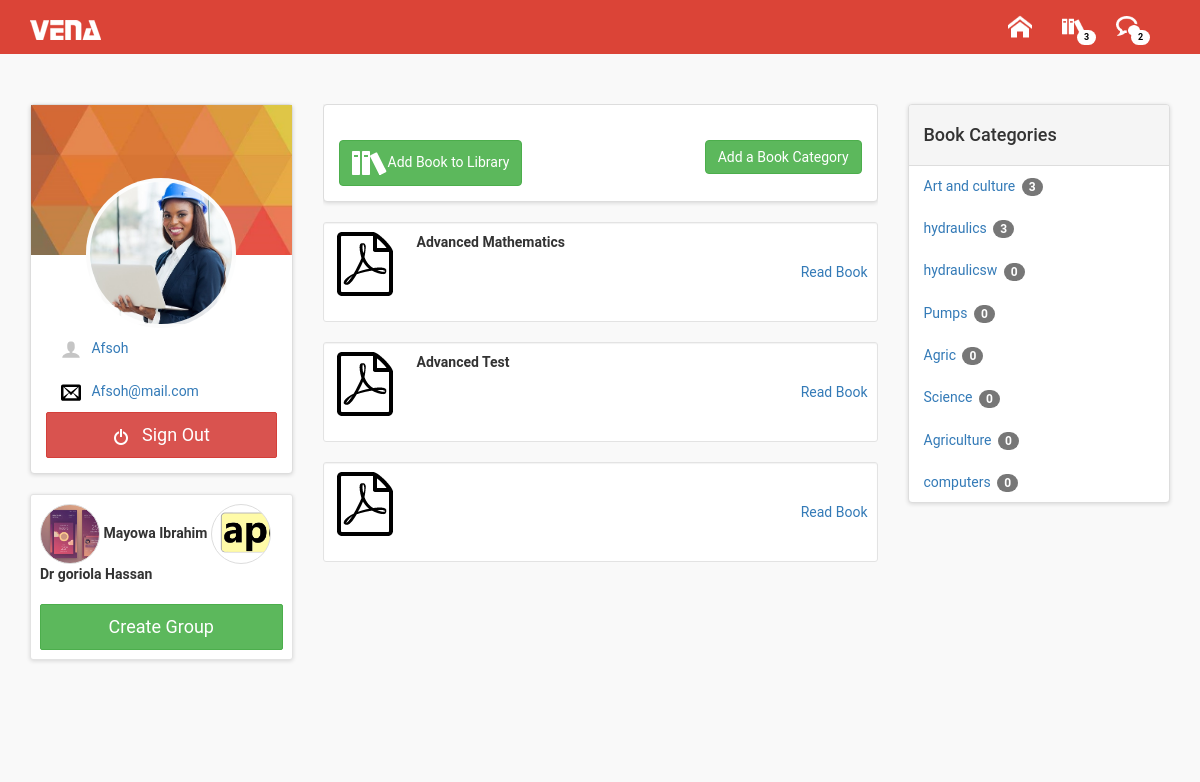
The page /library.php?catid=1 (signed in) on the database its author committed.
### tables this page shows
CREATE TABLE IF NOT EXISTS `user` (
  `id` int(11) NOT NULL AUTO_INCREMENT,
  `name` varchar(200) NOT NULL,
  `username` varchar(100) NOT NULL,
  `password` varchar(100) NOT NULL,
  `email` varchar(100) NOT NULL,
  `ac_level` int(11) NOT NULL DEFAULT '0',
  `boss` varchar(200) NOT NULL,
  `ppix` varchar(200) NOT NULL,
  UNIQUE KEY `id` (`id`)
);

CREATE TABLE IF NOT EXISTS `books` (
  `id` int(11) NOT NULL AUTO_INCREMENT,
  `courseId` int(11) NOT NULL,
  `bookName` varchar(255) NOT NULL,
  `description` varchar(250) NOT NULL,
  `bookDir` varchar(255) NOT NULL,
  `date_created` datetime NOT NULL,
  PRIMARY KEY (`id`)
);

CREATE TABLE IF NOT EXISTS `book_cat` (
  `id` int(11) NOT NULL AUTO_INCREMENT,
  `cat` varchar(200) NOT NULL,
  `description` varchar(200) NOT NULL,
  PRIMARY KEY (`id`)
);

### library.php (the view, shortened to what this page needs)
<?php
include 'config.php';
?>
<!doctype html>
<html>
<head>
<link rel="stylesheet" href="css/bootstrap.min.css" />
<link rel="stylesheet" href="css/vena.css" />
</head>
<body>
<div class="top-menu">
<?php
include'includes/top.php';
?>
</div>
<div class="content">
<div class="container">
<div class="row">
<div class="col-md-3 user-details">
<?php
include'includes/left.php';
?>
</div>
<div class="col-md-6 library">
<div class="library-wrap">
<div class="panel panel-default">
<div class="panel-body">
<button class="btn btn-success" id="btn-adbook"><img src="img/clipboard.png" />Add Book to Library</button>
<button class="btn btn-success pull-right" id="btn-adbookcat">Add a Book Category</button>
<br>
</div>
</div>
<?php
if(isset($_GET['catid'])){
$bookcat = $_GET['catid'];
echo getbookbycat($bookcat);
}else{
	echo getallbook();
	}
?>
</div>
</div>
<div class="col-md-3 book-cat">
<div class="books-wrap">
<div class="panel panel-default">
<div class="panel-heading"><h4>Book Categories</h4></div>
<div class="panel-body">
<nav class="hidden-sm hidden-xs affix-top" data-spy="affix" data-offset-top="319" data-offset-bottom="500">
<ul class="nav nav-pills nav-stacked" id="abt-navbar">
<?php
echo getbookcat();
?>
  </ul>
  </nav>
</div>
</div>
</div>
</div>
</div>
</div>
</div>
</body>
</html>

### includes/left.php (shortened to what this page needs)
<div class="panel panel-default">
  <div class="panel-body" style="word-wrap:break-word;">
      <div class="thumbnail" style="background:#DBDBDB url(img/ppix/<?php
	$group_q= mysqli_query($con, "SELECT * FROM user WHERE id='$id'");
	if(mysqli_num_rows($group_q)){
	while($user= mysqli_fetch_array($group_q)){
	$record = $user["ppix"];
	echo $record;
		}} ?>) no-repeat; background-size: cover; margin-top: -40%; border: 4px solid rgba(255,255,255,0.89);"></div>
    <ul class="nav nav-stacked">
  <li role="presentation" class="active"><a href="#"><img src="img/svg/user.svg" width="20" style="fill: #494949" />&nbsp;&nbsp; <?php
  	$group_q= mysqli_query($con, "SELECT * FROM user WHERE id='$id'");
	if(mysqli_num_rows($group_q)){
	while($user= mysqli_fetch_array($group_q)){
	$record = $user["username"];
	echo $record;
		}} ?></a></li>
  <li role="presentation"><a href="#"><img src="img/svg/envelop.svg"  width="20" style="fill: #494949" />&nbsp;&nbsp; <?php
  	$group_q= mysqli_query($con, "SELECT * FROM user WHERE id='$id'");
	if(mysqli_num_rows($group_q)){
	while($user= mysqli_fetch_array($group_q)){
	$record = $user["email"];
	echo $record;
		}} ?></a></li>
</ul>
    <a href="sign-out.php" class="btn btn-danger btn-lg"><img src="img/switch.png" width="16" />&nbsp;&nbsp; Sign Out</a>
  </div>
</div>
<div class=" well well-sm boss" >
<?php
if ($acl==0){ echo getboss();}else{
	echo getkid();
	echo "<button class=\"btn btn-success  btn-lg\" id=\"crt-grp\">Create Group</button>";
}
 ?>
</div>

### config.php (shortened to what this page needs)
<?php
if(isset($_SESSION["uid"])){
$id=$_SESSION["uid"];
$acl=$_SESSION["acl"];
}
else {
}
$con = mysqli_connect('localhost','root','','vena');
function getkid(){
	global $con;
	global $id;
	$rec ="";
	 $group_q= mysqli_query($con, "SELECT * FROM user WHERE boss='$id' ");
	if($n=mysqli_num_rows($group_q)){
	while($group_q1 = mysqli_fetch_array($group_q)){
	$rec .= "<div class=\"thumbnail\" id=\"md-tumb\" style=\"background: url(img/ppix/$group_q1[ppix]); background-size: cover;\"></div>
<strong> $group_q1[name]</strong>
";
}
	}
	return $rec;
}
function getbookcat(){
	global $con;
	$rec ="";
$g = mysqli_query($con,"SELECT * FROM book_cat");
if(mysqli_num_rows($g)){
	while($book_cat = mysqli_fetch_array($g)){
		$bic = $book_cat['id'];
		 $gc = mysqli_query($con,"SELECT * FROM books WHERE courseId='$bic' ");
		 $no_of_course=mysqli_num_rows($gc);
		$rec .= "
		<li role=\"presentation\" >
		<a href=\"library.php?catid=$book_cat[id]\" title=\"$book_cat[description]\">
$book_cat[cat]
<span class=\"badge\">$no_of_course</span>
  </a> </li> ";
	}
}
else {$rec = 'No categories set';}
return $rec;
}
function getbookbycat($bookcat){
	global $con;
	$rec ="";
$g = mysqli_query($con,"SELECT * FROM books WHERE courseId='$bookcat' ");
if(mysqli_num_rows($g)){
	while($book = mysqli_fetch_array($g)){
        $rec .="<div class=\"well well-sm\">
<img src=\"img/ftype/pdf.png\" />
<p><strong>$book[bookName]</strong><br>
$book[description]</p>
<a href=\"viewbookoff.php?id=$book[id]\" class=\"pull-right\" >Read Book</a>
</div>";
	}
}
else {$rec = 'No categories set';}
return $rec;
}
?>

### css/vena.css (style rules this page uses)
body { background-color:#F9F9F9; color: #333333; font-family: 'Roboto',RobotoDraft,Helvetica,Arial,sans-serif; }
.top-menu { background-color: #db4437; }
.content { padding-top: 50px; }
.user-details .thumbnail { width: 150px; height: 150px; border-radius: 50%; margin: auto; }
.user-details .btn-lg { width: 100%; border-radius: 2px; }
.btn-success { margin-top: 20px; }
.boss { background-color: #FFFFFF; box-shadow : 0 1px 4px 0 rgba(0,0,0,0.14); }
#md-tumb { width: 60px; height: 60px; margin-left: 0px; display:inline-block; vertical-align: middle; }
.panel { box-shadow : 0 1px 4px 0 rgba(0,0,0,0.14) }
.library-wrap .well-sm img { vertical-align: top; display: block; float:left; padding-right: 20px; }
.library-wrap .well-sm { min-height:100px; }
.library-wrap .well { margin-top: 20px; background-color: #FFFFFF; }
.book-cat .panel-body { padding: 0px; }

### rows shown on the page
user: ppix (picture), username "Afsoh", email "Afsoh@mail.com"
user: ppix (picture), name "Mayowa Ibrahim"
user: ppix (picture), name "Dr goriola Hassan"
books: bookName "Advanced Mathematics"
books: bookName "Advanced Test"
book_cat: cat "Art and culture", no_of_course "3"
book_cat: cat "hydraulics", no_of_course "3"
book_cat: cat "hydraulicsw", no_of_course "0"
book_cat: cat "Pumps", no_of_course "0"
book_cat: cat "Agric", no_of_course "0"
book_cat: cat "Science", no_of_course "0"
book_cat: cat "Agriculture", no_of_course "0"
book_cat: cat "computers", no_of_course "0"
